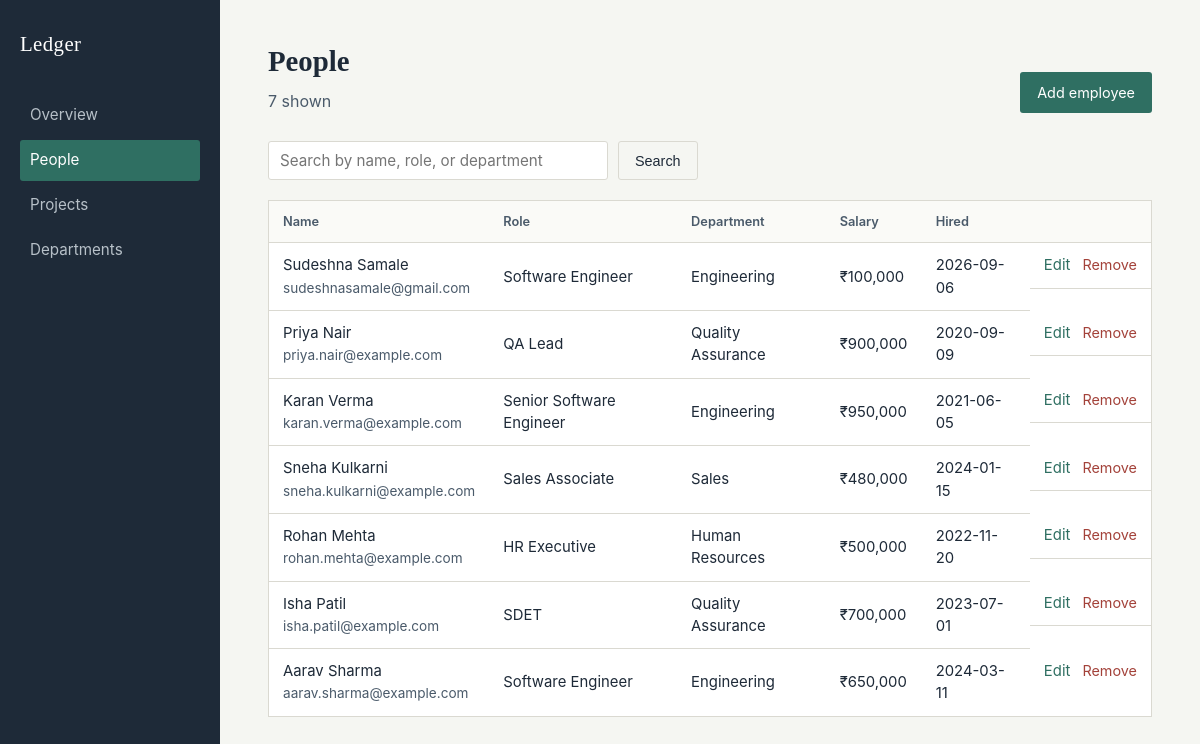
The page /employees on the database its author committed.
### tables this page shows
CREATE TABLE employees (
            id INTEGER PRIMARY KEY AUTOINCREMENT,
            first_name TEXT NOT NULL,
            last_name TEXT NOT NULL,
            email TEXT NOT NULL UNIQUE,
            role TEXT NOT NULL,
            salary REAL NOT NULL,
            department_id INTEGER,
            hire_date TEXT DEFAULT (date('now')),
            FOREIGN KEY (department_id) REFERENCES departments(id)
                ON DELETE SET NULL
        );

CREATE TABLE departments (
            id INTEGER PRIMARY KEY AUTOINCREMENT,
            name TEXT NOT NULL UNIQUE,
            location TEXT
        );

### app.py (the view)
@app.route("/employees")
def list_employees():
    conn = get_connection()
    search = request.args.get("search", "").strip()
    query = """
        SELECT e.id, e.first_name, e.last_name, e.email, e.role,
               e.salary, e.hire_date, d.name AS department
        FROM employees e
        LEFT JOIN departments d ON e.department_id = d.id
    """
    params = []
    if search:
        query += """ WHERE e.first_name LIKE ? OR e.last_name LIKE ?
                     OR e.role LIKE ? OR d.name LIKE ?"""
        like = f"%{search}%"
        params = [like, like, like, like]
    query += " ORDER BY e.id DESC"
    employees = conn.execute(query, params).fetchall()
    conn.close()
    return render_template("employees.html", employees=employees, search=search)

### database.py (called while the page is built)
def get_connection():
    conn = sqlite3.connect(DB_PATH)
    conn.execute("PRAGMA foreign_keys = ON")
    conn.row_factory = sqlite3.Row
    return conn

### templates/employees.html (shortened to what this page needs)
{% extends "base.html" %}
{% block content %}
<header class="page-head page-head-row">
    <div>
        <h1>People</h1>
        <p>{{ employees|length }} shown</p>
    </div>
    <a href="{{ url_for('add_employee') }}" class="btn btn-primary">Add employee</a>
</header>
<form class="search-row" method="get">
    <input type="text" name="search" placeholder="Search by name, role, or department"
           value="{{ search }}">
    <button type="submit" class="btn btn-quiet">Search</button>
</form>
<section class="panel">
    <table class="ledger-table">
        <thead>
            <tr>
                <th>Name</th>
                <th>Role</th>
                <th>Department</th>
                <th>Salary</th>
                <th>Hired</th>
                <th></th>
            </tr>
        </thead>
        <tbody>
            {% for e in employees %}
            <tr>
                <td>{{ e['first_name'] }} {{ e['last_name'] }}<br><span class="muted">{{ e['email'] }}</span></td>
                <td>{{ e['role'] }}</td>
                <td>{{ e['department'] or '—' }}</td>
                <td>₹{{ '{:,.0f}'.format(e['salary']) }}</td>
                <td>{{ e['hire_date'] }}</td>
                <td class="row-actions">
                    <a href="{{ url_for('edit_employee', emp_id=e['id']) }}">Edit</a>
                    <form method="post" action="{{ url_for('delete_employee', emp_id=e['id']) }}"
                          onsubmit="return confirm('Remove {{ e['first_name'] }} {{ e['last_name'] }}?');">
                        <button type="submit" class="link-danger">Remove</button>
                    </form>
                </td>
            </tr>
            {% else %}
            <tr><td colspan="6" class="empty">No employees match that search.</td></tr>
            {% endfor %}
        </tbody>
    </table>
</section>
{% endblock %}

### templates/base.html (shortened to what this page needs)
<!DOCTYPE html>
<html lang="en">
<head>
    <link rel="stylesheet" href="{{ url_for('static', filename='style.css') }}">
</head>
<body>
    <div class="frame">
        <aside class="rail">
            <div class="rail-mark">Ledger</div>
            <nav class="rail-nav">
                <a href="{{ url_for('dashboard') }}" class="{{ 'active' if request.endpoint == 'dashboard' }}">Overview</a>
                <a href="{{ url_for('list_employees') }}" class="{{ 'active' if request.endpoint in ['list_employees','add_employee','edit_employee'] }}">People</a>
                <a href="{{ url_for('list_projects') }}" class="{{ 'active' if request.endpoint == 'list_projects' }}">Projects</a>
                <a href="{{ url_for('list_departments') }}" class="{{ 'active' if request.endpoint == 'list_departments' }}">Departments</a>
            </nav>
        </aside>
        <main class="content">
            {% block content %}{% endblock %}
        </main>
    </div>
</body>
</html>

### static/style.css (style rules this page uses)
:root { --ink: #1E2A38; --ink-soft: #4A5A6A; --paper: #F5F6F2; --paper-raised: #FFFFFF; --line: #DAD9D1; --accent: #2F6F62; --accent-soft: #E4EEEA; --danger: #A3423A; --radius: 3px; font-size: 16px; }
* { box-sizing: border-box; }
body { margin: 0; font-family: -apple-system, "Segoe UI", system-ui, sans-serif; background: var(--paper); color: var(--ink); line-height: 1.5; }
h1, h2, h3 { font-family: Georgia, "Iowan Old Style", "Palatino Linotype", serif; font-weight: 600; margin: 0; color: var(--ink); }
a { color: var(--accent); text-decoration: none; }
.frame { display: grid; grid-template-columns: 220px 1fr; min-height: 100vh; }
.rail { background: var(--ink); color: #E7E9EA; padding: 28px 20px; display: flex; flex-direction: column; gap: 36px; }
.rail-mark { font-family: Georgia, serif; font-size: 1.3rem; letter-spacing: 0.02em; color: #fff; }
.rail-nav { display: flex; flex-direction: column; gap: 4px; }
.rail-nav a { color: #B7C0C8; padding: 9px 10px; border-radius: var(--radius); font-size: 0.95rem; }
.rail-nav a.active { color: #fff; background: var(--accent); }
.content { padding: 40px 48px; max-width: 980px; }
.page-head { margin-bottom: 28px; }
.page-head h1 { font-size: 1.8rem; }
.page-head p { color: var(--ink-soft); margin: 6px 0 0; }
.page-head-row { display: flex; justify-content: space-between; align-items: flex-end; }
.panel { margin-bottom: 32px; }
.ledger-table { width: 100%; border-collapse: collapse; background: var(--paper-raised); border: 1px solid var(--line); }
.ledger-table th, .ledger-table td { text-align: left; padding: 11px 14px; border-bottom: 1px solid var(--line); font-size: 0.93rem; }
.ledger-table th { color: var(--ink-soft); font-weight: 600; font-size: 0.8rem; background: #FAFAF7; }
.ledger-table tr:last-child td { border-bottom: none; }
.muted { color: var(--ink-soft); font-size: 0.85rem; }
.row-actions { display: flex; gap: 12px; align-items: center; }
.row-actions form { display: inline; }
.link-danger { background: none; border: none; padding: 0; cursor: pointer; color: var(--danger); font-size: 0.9rem; text-decoration: none; font-family: inherit; }
.search-row { display: flex; gap: 10px; margin-bottom: 20px; }
.search-row input[type=text] { flex: 1; max-width: 340px; }
input, select, textarea { font-family: inherit; font-size: 0.95rem; padding: 9px 11px; border: 1px solid var(--line); border-radius: var(--radius); background: var(--paper-raised); color: var(--ink); }
.btn { display: inline-block; padding: 9px 16px; border-radius: var(--radius); font-size: 0.9rem; border: 1px solid transparent; cursor: pointer; }
.btn-primary { background: var(--accent); color: #fff; }
.btn-quiet { background: transparent; border-color: var(--line); color: var(--ink); }

### rows shown on the page
employees: first_name "Sudeshna", last_name "Samale", email "sudeshnasamale@gmail.com", role "Software Engineer", name "Engineering", salary "100,000", hire_date "2026-09-06"
employees: first_name "Priya", last_name "Nair", email "priya.nair@example.com", role "QA Lead", name "Quality Assurance", salary "900,000", hire_date "2020-09-09"
employees: first_name "Karan", last_name "Verma", email "karan.verma@example.com", role "Senior Software Engineer", name "Engineering", salary "950,000", hire_date "2021-06-05"
employees: first_name "Sneha", last_name "Kulkarni", email "sneha.kulkarni@example.com", role "Sales Associate", name "Sales", salary "480,000", hire_date "2024-01-15"
employees: first_name "Rohan", last_name "Mehta", email "rohan.mehta@example.com", role "HR Executive", name "Human Resources", salary "500,000", hire_date "2022-11-20"
employees: first_name "Isha", last_name "Patil", email "isha.patil@example.com", role "SDET", name "Quality Assurance", salary "700,000", hire_date "2023-07-01"
employees: first_name "Aarav", last_name "Sharma", email "aarav.sharma@example.com", role "Software Engineer", name "Engineering", salary "650,000", hire_date "2024-03-11"

### other values the page prints
{{ employees|length }} "7"
